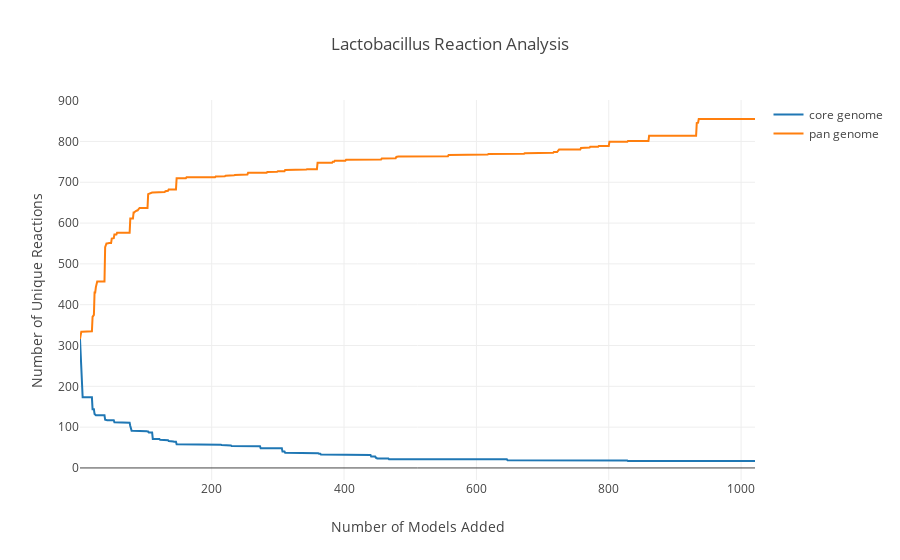

Notebook code cell kept with this figure:
### Code cell
plotly.offline.init_notebook_mode(connected=True)

trace1 = go.Scatter(
    x = list(range(1,1507)),
    y = core_reactions_sizes,
    mode = 'lines',
    name = 'core genome'
)
trace2 = go.Scatter(
    x = list(range(1,1507)),
    y = full_reaction_sizes,
    mode = 'lines',
    name = 'pan genome'
)
# trace3 = go.Scatter(
#     x = list(range(1,1507)),
#     y = model_sizes,
#     mode = 'lines',
#     name = 'added genome'
# )
data = [trace1, trace2]

layout = dict(title = 'Lactobacillus Reaction Analysis',
              xaxis = dict(title = 'Number of Models Added'),
              yaxis = dict(title = 'Number of Unique Reactions'),
              )

fig = dict(data=data, layout=layout)

plotly.offline.iplot(fig, filename='/home/bneubert/Lactobacillus/Results/reaction-line.html')

### Figure 1 — Plotly figure (JSON) as saved in the notebook; plotly's stock layout.template omitted (floating-point values rounded to 4 significant figures; data arrays with more than 128 entries replaced by an {"elided": "..."} marker saying what was removed)
{"data": [{"mode": "lines", "name": "core genome", "type": "scatter", "x": {"elided": "1506 int values"}, "y": {"elided": "1021 int values"}}, {"mode": "lines", "name": "pan genome", "type": "scatter", "x": {"elided": "1506 int values"}, "y": {"elided": "1021 int values"}}], "layout": {"title": "Lactobacillus Reaction Analysis", "xaxis": {"title": "Number of Models Added"}, "yaxis": {"title": "Number of Unique Reactions"}}}
